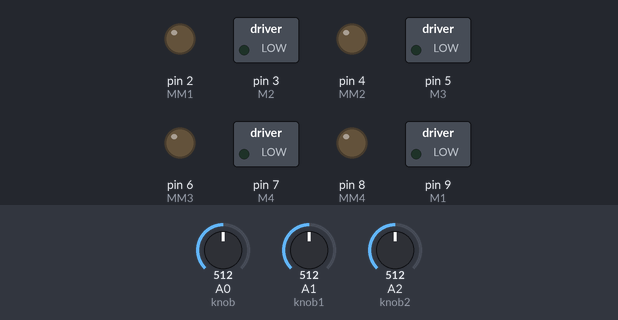
Recording of a sketch running on a simulated Arduino Uno, built with avr-gcc and run on an emulated ATmega328P. Parts: switched loads named in the sketch (green lamp = pin HIGH), output pins drawn as LEDs (lit = HIGH). The test bench sets the inputs (shaded band); at power-on: A0 (knob) = 512, A1 (knob1) = 512, A2 (knob2) = 512.

Above: at 1.2 s.
1.3 s: A0 (knob) set to 783
2.8 s: A0 (knob) set to 820
At 3.5 s:
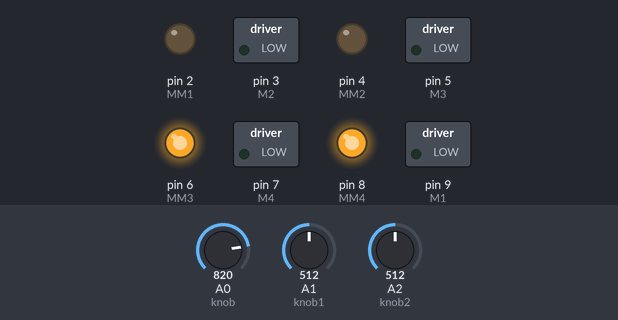
4.3 s: A1 (knob1) set to 783
5.8 s: A1 (knob1) set to 819
At 7.0 s:
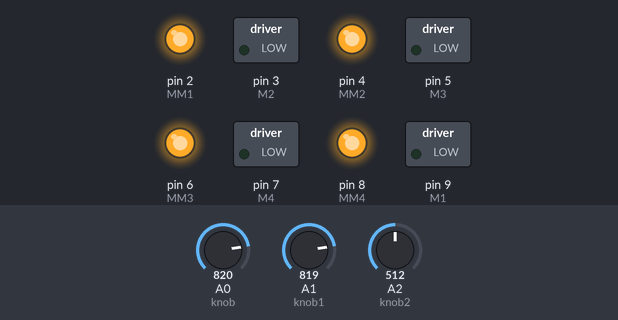
7.3 s: A1 (knob1) set to 40
At 7.8 s:
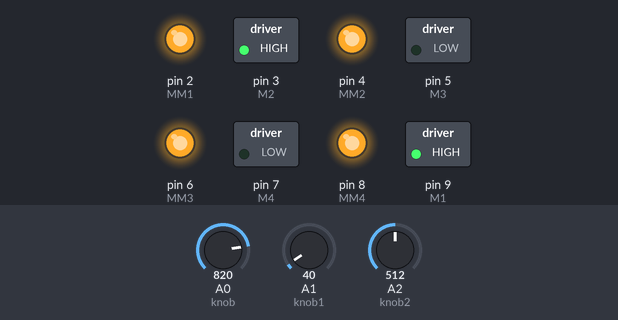
8.8 s: A0 (knob) set to 105
10.3 s: A0 (knob) set to 92
At 11.3 s:
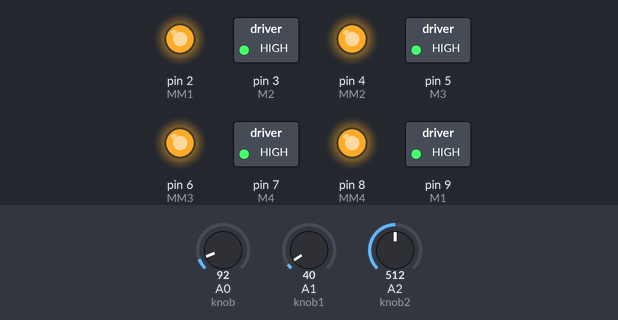
Timing chart, 0 to 12.8 s (numbered marks = the images above; inputs shaded):
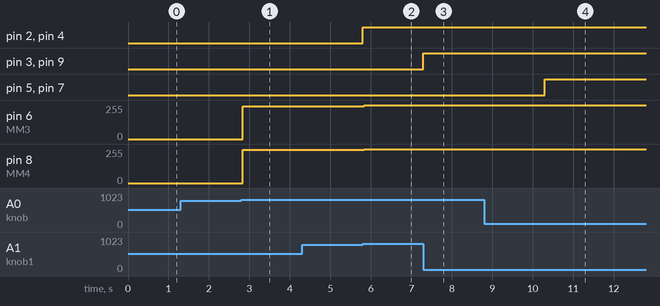

Measured:
- the behaviour switches between 801 and 802 on A0 (knob) (found by bisection; images 0 and 1)
- the behaviour switches between 801 and 802 on A1 (knob1) (found by bisection; images 1 and 2)
- the behaviour switches between 100 and 99 on A0 (knob) (found by bisection; images 3 and 4)
- after the input at 1.3 s, every drawn part: stays the same
- after the input at 2.8 s, pin 6 (MM3): 0/255 → 247/255 at once; pin 8 (MM4): 0/255 → 249/255 at once
- after the input at 4.3 s, every drawn part: stays the same
- after the input at 5.8 s, pin 2 (MM1), pin 4 (MM2): LOW → HIGH at once; pin 6 (MM3): 247/255 → 255/255 at once; pin 8 (MM4): 249/255 → 255/255 at once
- after the input at 7.3 s, pin 3 (M2), pin 9 (M1): LOW → HIGH at once
- after the input at 8.8 s, every drawn part: stays the same
- after the input at 10.3 s, pin 5 (M3), pin 7 (M4): LOW → HIGH at once

The sketch:

relay_motor_controller.ino
```cpp
/**
 * @author jiajerho
 *
 * ROV relay motor controller 4/8/2018
 */

// Motors
#define M1 9 //MOTOR 1
#define MM1 2 //MOTOR 1
#define M2 3 //MOTOR 2
#define MM2 4 //MOTOR 2
#define M3 5 //MOTOR 3
#define MM3 6 //MOTOR 3
#define M4 7 //MOTOR 4
#define MM4 8 //MOTOR 4

// Speed pins
int speed0 = 170;
int speed1 = 170;
int speed2 = 170;
const int knob = 0; // Pin for Speed
const int knob3 = 3; // Pin for Speed
const int knob1 = 1; // Pin for Speed
const int knob2 = 2; // Pin for Speed

void setup() {
  // set up serial
  Serial.begin(9600);

  pinMode(M1, OUTPUT); //MOTOR 1 OUTPUT
  pinMode(MM1, OUTPUT); // MOTOR 1 OUTPUT
  pinMode(M2, OUTPUT); //MOTOR 2 OUTPUT
  pinMode(MM2, OUTPUT); // MOTOR 2 OUTPUT
  pinMode(M3, OUTPUT); //MOTOR 3 OUTPUT
  pinMode(MM3, OUTPUT); // MOTOR 3 OUTPUT
  pinMode(M4, OUTPUT); //MOTOR 4 OUTPUT
  pinMode(MM4, OUTPUT); // MOTOR 4 OUTPUT
}

/**
 * note: all turning is with regards to the center of the robot
 * the joystick controls the robot based on the camera view
 * this is because the driver can't see the actual robot in water, they have to rely on the camera vision
 */
void loop()
{
  // Joystick power
  speed0 = analogRead(knob)/2; //vertical y-axis
  speed1 = analogRead(knob1)/2; //lateral y-axis
  speed2 = analogRead(knob2)/2; //lateral x-axis

  /**
   * right and left motors
   */
  // if y-axis power is negative
  if (speed1 < 50)
  {
    allForwards();
  }
  // if y-axis power is positive
  else if (speed1 > 400)
  {
    allReverse();
  }
  // if y-axis power is at resting state (for the sake of brevity we're calling it zero from now on)
  else

    // if x-axis power is negative (left direction)
    if (speed2 < 50){
      turnLeft();
    }
    // if x-axis power is positive (right direction)
    else if (speed2 > 400){
      turnRight();
    }
    // if x-axis power is zero
    else {
      allZero();
    }


/**
 * vertical motors
 */
  // if y-axis power is negative
  if (speed0 < 50)
  {
    goDown();
  }
  // if y-axis power is positive
  else if (speed0 > 400)
  {
    goUp();
  }
  // if y-axis power is zero
  else
  {

  }
}

// vertical motor functions and motion
void goUp(){
  digitalWrite(MM3, HIGH); //MOTOR 3 CLOCKWISE
   digitalWrite(MM4, HIGH); // MOTOR 4 CLOCKWISE
//  Serial.println("Go Up");
}
void goDown(){
    digitalWrite(M3, HIGH); //MOTOR 3 COUNTER CLOCKWISE
   digitalWrite(M4, HIGH); // MOTOR 4 COUNTER CLOCKWISE
//  Serial.println("Go Down");
}
void pitchFwd(){
  digitalWrite(M3, HIGH);
   digitalWrite(MM4, HIGH);
//  Serial.println("Pitch fowards");
}
void pitchBack(){
  digitalWrite(MM3, HIGH);
   digitalWrite(M3, HIGH);
//  Serial.println("Pitch backwards");
}
void verticalZero(){
   digitalWrite(M3, LOW); //MOTOR 3 STOP
   digitalWrite(MM3, LOW); // MOTOR 3 STOP
   digitalWrite(M4, LOW); //MOTOR 4 STOP
  digitalWrite(MM4, LOW); // MOTOR 4 STOP
//  Serial.println("Vertical zero");
}

// lateral motion functions
void allForwards(){
  digitalWrite(M1, HIGH); //MOTOR 1 CLOCKWISE
  digitalWrite(M2, HIGH); //MOTOR 2 CLOCKWISE
//  Serial.println("All forwards");
}
void allReverse(){
  digitalWrite(MM1, HIGH); //MOTOR 1 COUNTER CLOCKWISE
  digitalWrite(MM2, HIGH); //MOTOR 2 COUNTER CLOCKWISE
//  Serial.println("All reverse");
}
void allZero(){
  digitalWrite(M1, LOW); //MOTOR 1 STOP
  digitalWrite(MM1, LOW); // MOTOR 1 STOP
  digitalWrite(M2, LOW); //MOTOR 2 STOP
  digitalWrite(MM2, LOW); // MOTOR 2 STOP
  digitalWrite(M3, LOW); //MOTOR 3 STOP
  digitalWrite(MM3, LOW); // MOTOR 3 STOP
  digitalWrite(M4, LOW); //MOTOR 4 STOP
  digitalWrite(MM4, LOW); // MOTOR 4 STOP
//  Serial.println("All zero");
}
void turnLeft(){
  digitalWrite(M1, HIGH); //MOTOR 1 CLOCKWISE
  digitalWrite(MM2, HIGH); //MOTOR 2 COUNTER CLOCKWISE
//  Serial.println("Turn left");
}
void turnRight(){
  digitalWrite(MM1, HIGH); //MOTOR 1 COUNTER CLOCKWISE
  digitalWrite(M2, HIGH); //MOTOR 2 CLOCKWISE
//  Serial.println("Turn right");
}
```
